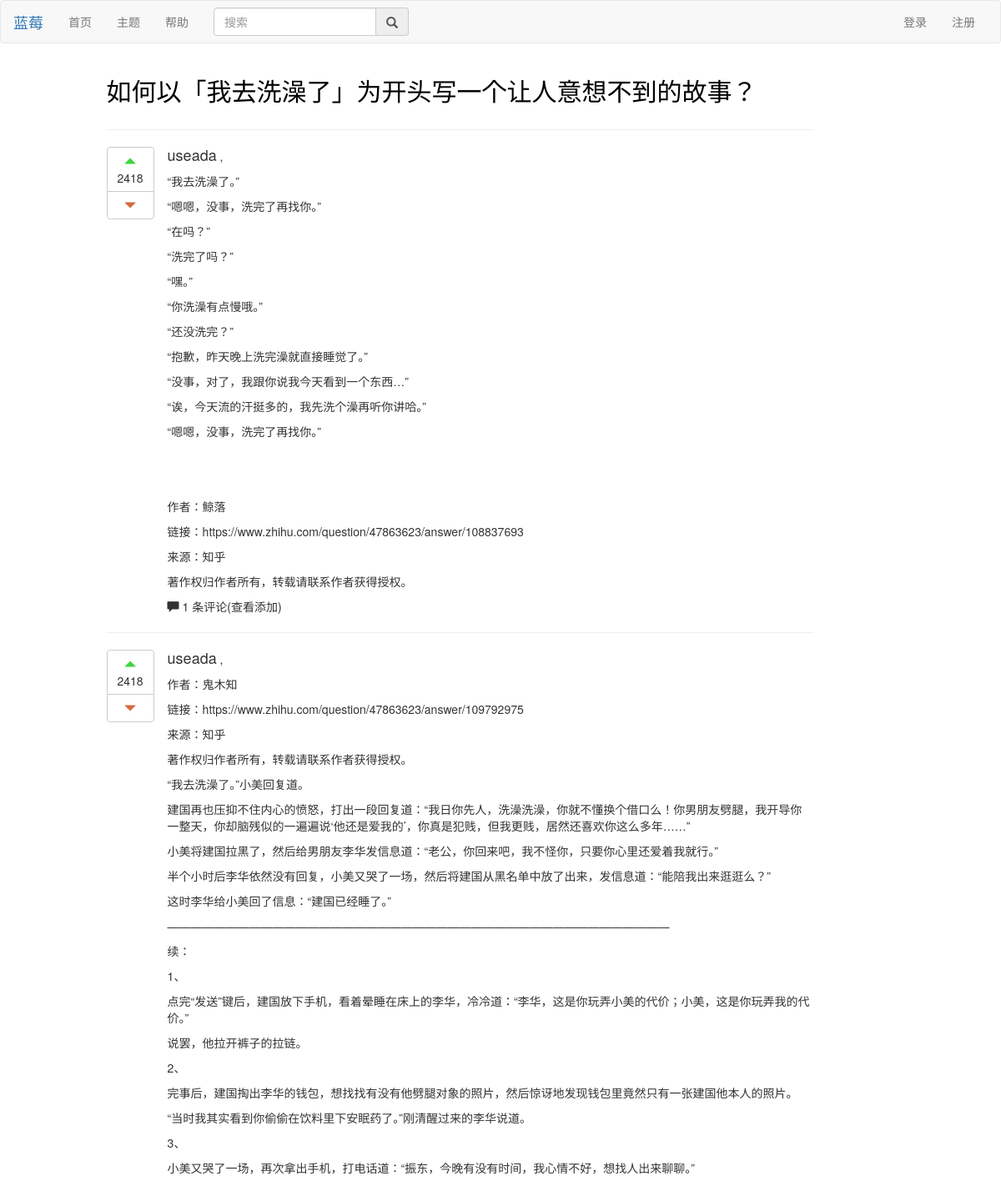
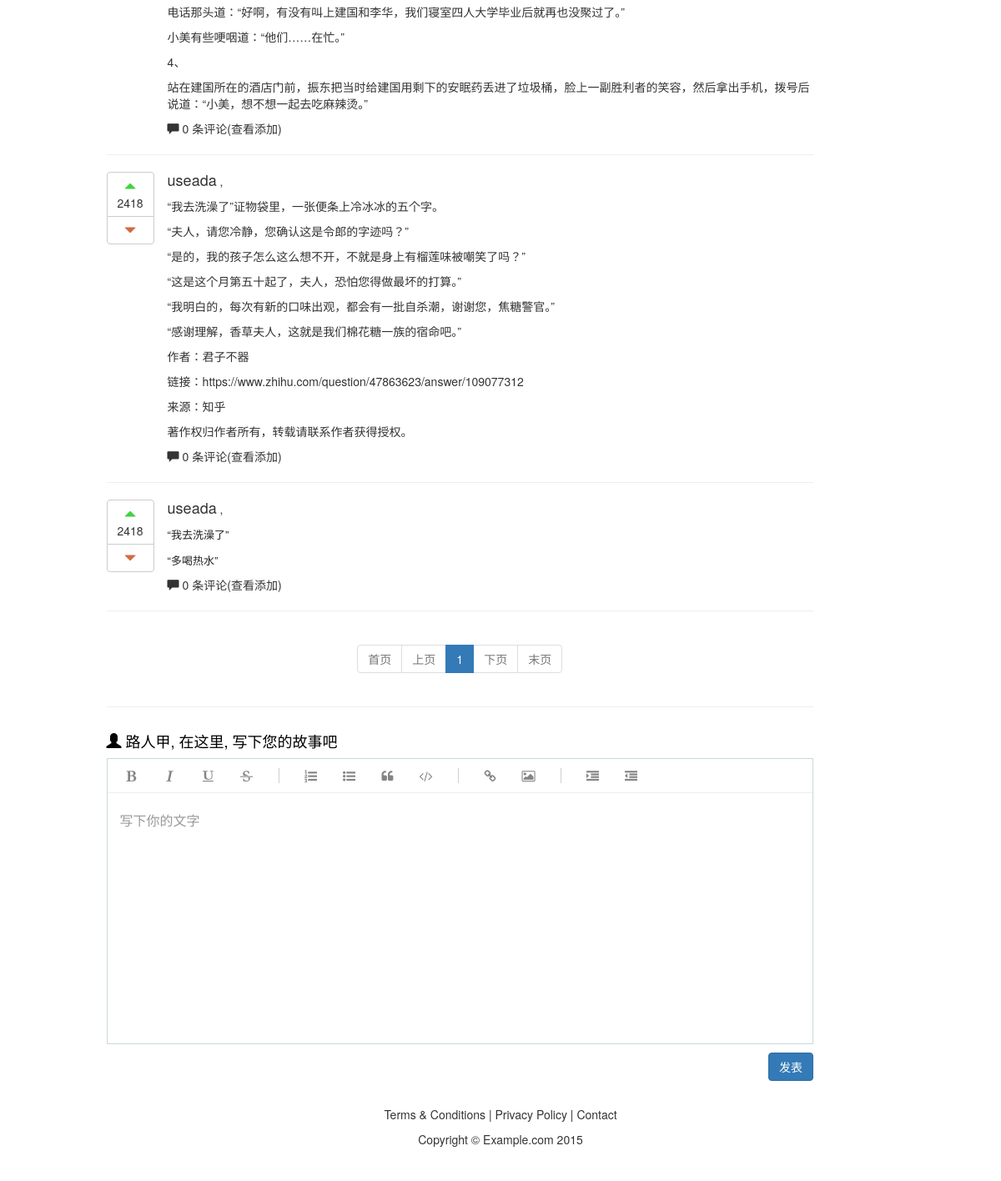
The page /focus/1/ on the database its author committed (2 pictures, top to bottom).
### focus/models.py (models this page shows, shortened)
@python_2_unicode_compatible
class Topic(models.Model):
    column = models.ForeignKey(Column, blank=True, null=True, verbose_name='belong to')
    author = models.ForeignKey('MyUser')
    content = models.CharField(max_length=256)
    pub_date = models.DateTimeField(auto_now_add=True, editable=True)
    update_date = models.DateTimeField(auto_now=True, null=True)
    published = models.BooleanField('notDraft', default=True)
    poll_num = models.IntegerField(default=0)
    comment_num = models.IntegerField(default=0)
    class Meta:
        verbose_name = 'topic'
        verbose_name_plural = 'topic'
    objects = TopicManager()

@python_2_unicode_compatible
class Article(models.Model):
    topic = models.ForeignKey(Topic, blank=True, null=True, verbose_name='belong to')
    author = models.ForeignKey('MyUser')
    content = models.TextField('content')
    pub_date = models.DateTimeField(auto_now_add=True, editable=True)
    update_time = models.DateTimeField(auto_now=True, null=True)
    published = models.BooleanField('notDraft', default=True)
    poll_num = models.IntegerField(default=0)
    comment_num = models.IntegerField(default=0)
    keep_num = models.IntegerField(default=0)
    class Meta:
        verbose_name = 'article'
        verbose_name_plural = 'article'
    objects = ArticleManager()

@python_2_unicode_compatible
class MyUser(AbstractBaseUser):
    email = models.EmailField(verbose_name='Email', max_length=255, unique=True, db_index=True)
    username = models.CharField(max_length=50, unique=True, db_index=True)
    is_active = models.BooleanField(default=True)
    is_admin = models.BooleanField(default=False)
    type = models.IntegerField(default=0)				# 类型，0本站，1微博登录
    sex = models.IntegerField(default=1)				# sex
    uid = models.CharField(max_length=50, null=True)				# weibo uid
    access_token = models.CharField(max_length=100, null=True)		# weibo access_token
    url = models.URLField(null=True)							    # 个人站点
    desc = models.CharField(max_length=2000, null=True)		        # 个人信息简介
    avatar = models.CharField(max_length=500, null=True)		    # 头像
    objects = UserManager()
    USERNAME_FIELD = 'email'
    REQUIRED_FIELDS = ['username']
    def __str__(self):
        return self.username
    class Meta:
        db_table = 'user'

### focus/views.py (the view)
# urls.py: url(r'^(?P<topic_id>[0-9]+)/$', views.topic_handler, name='topic'),
def topic_handler(request, topic_id, article_page=1):
    topic = get_object_or_404(Topic, id=topic_id)
    login_form = LoginForm()
    article_form = ArticleForm()
    comment_form = CommmentForm()
    article_set = Article.objects.query_by_topic(topic_id)
    article_paginator = Paginator(article_set, 5)
    try:
        article_list = article_paginator.page(article_page)
    except PageNotAnInteger:
        article_list = article_paginator.page(1)
        article_page = 1
    except EmptyPage:
        article_list = article_paginator.page(article_paginator.num_pages)
        article_page = article_paginator.num_pages
    for article in article_list:
        article.comment_list, article.comment_page_num, article.comment_page = get_comment(article, 1)
    topic.article_page = article_page
    topic.total_article_page = article_paginator.num_pages
    return render(request, 'topic_page.html', {
        'topic': topic,
        'login_form': login_form,
        'article_form': article_form,
        'article_list': article_list,
        'article_page_num': article_paginator.num_pages,
        'comment_form': comment_form,
    })

### focus/forms.py
class LoginForm(forms.Form):
    email = forms.EmailField()
    pwd = forms.CharField()

class ArticleForm(forms.Form):
    content = forms.CharField(label='', widget=forms.Textarea(attrs={"id":"editor", "placeholder": u"写下你的文字", "autofocus":"autofocus"}))

### focus/models.py (called while the page is built)
    def query_by_topic(self, topic_id):
        query = self.get_queryset().filter(topic_id=topic_id)
        return query

### focus/views.py (called while the page is built)
def get_comment(article, comment_page):
    comment_set = article.comment_set.get_queryset()
    comment_paginator = Paginator(comment_set, 1)
    try:
        comment_list = comment_paginator.page(comment_page)
        page = comment_page
    except PageNotAnInteger:
        comment_list = comment_paginator.page(1)
        page = 1
    except EmptyPage:
        comment_list = comment_paginator.page(comment_paginator.num_pages)
        page = comment_paginator.num_pages
    return comment_list, comment_paginator.num_pages, page

### focus/templates/topic_page.html (shortened to what this page needs)
{% include "header.html" %}
<div class="container-fluid">
    <div class="col-sm-1"></div>
    <div class="col-sm-9">
        <div class="row">
            <article class="col-xs-12">
                <h2>{{ topic.content }}</h2>
            </article>
        </div>
        <hr>
        {% for article in article_list %}
            <div class="row">
                <div class="col-xs-1">
                    <div>
                        <div class="btn-group-vertical" role="group" aria-label="...">
                            <button type="button" class="btn btn-default">
                                <div class="row">
                                    <div class="col-sm-12"><span class="glyphicon glyphicon-triangle-top" aria-hidden="true"style="color: rgb(64, 212, 64);"></span></div>
                                </div>
                                <div class="row">
                                    <div class="col-sm-12"><span class="count">2418</span></div>
                                </div>
                            </button>
                            <button type="button" class="btn btn-default">
                                <span class="glyphicon glyphicon-triangle-bottom" aria-hidden="true" style="color: rgb(212, 106, 64);"></span>
                            </button>
                        </div>
                    </div>
                </div>
                <article class="col-xs-11">
                    <p>
                        <span class="h4">{{ article.author }}</span> <span>, {{ article.author.profile }}</span>
                    </p>
                    <div id="article-{{ article.id }}">
                        <div id="article-{{ article.id }}-show">
                            {{ article.content | safe }}
                        </div>
                    </div>
                    <div class="row">
                        <div class="col-xs-12">
                            <a id="article-{{ article.id }}-comment-door" href="javascript:void(0);"> <span class="glyphicon glyphicon-comment"></span> {{ article.comment_num }} 条评论(查看添加)</a>
                        </div>
                    </div>
                    <div class="row">
                        <div class="col-xs-12">
                        </div>
                    </div>
                </article>
            </div>
            <hr>
        {% endfor %}
        {% if not article_list|length_is:0 %}
        <div class="row">
            <div class="col-xs-12" id="article-page">
            </div>
        </div>
        {% else %}
            <p class="bg-success text-muted">你来到了一块尚未被开发的处女地</p>
        {% endif %}
        <hr>
        <div class="row">
            <div class="col-xs-12">
                {% if request.user.is_authenticated %}
                    <h4>
                        <span class="glyphicon glyphicon-user text-primary"></span>
                        <span class="text-primary"> {{ user }}</span>, 在这里, 写下您的故事吧
                    </h4>
                {% else %}
                    <h4><span class="glyphicon glyphicon-user"></span> 路人甲, 在这里, 写下您的故事吧</h4>
                {% endif %}
            </div>
        </div>
        <div class="row">
            <div class="col-xs-12">
                <form action="/focus/add_article/{{ topic.id }}/" method="post">
                    {{ article_form.as_p }}
                    <div class="pull-right">
                        <input class="btn btn-primary" type="submit" value="发表" />
                    </div>
                </form>
            </div>
        </div>
        {% load staticfiles %}
        <link rel="stylesheet" type="text/css" href="{% static "simditor-2.3.6/styles/simditor.css" %}" />
    </div>
    <div class="col-sm-2"></div>
</div>
{% include "footer.html" %}

### focus/static/css/custom.css (style rules this page uses)
h1, h2, h3, h4, h5, h6 { color: black; }
a, a:visited, a:active { text-decoration: none; color: inherit; }

### rows shown on the page
Topic: content "如何以「我去洗澡了」为开头写一个让人意想不到的故事？"
Article: author "useada", content "“我去洗澡了。” “嗯嗯，没事，洗完了再找你。” “在吗？” “洗完了吗？” “嘿。” “你洗澡有点慢哦。” “还没洗完？” “抱歉，昨天晚上洗完澡就直接睡觉了。” “没事，对了，我跟你说我今天看到一个东西…” “诶，今天流的汗挺多的，我先洗个澡再听你讲哈。” “嗯嗯，没事，洗完了再找你。” 作者：鲸落 链接： https://www.zhihu.com/question/47863623/answer/108837693 来源：知乎 著作权归作者所有，转载请联系作者获得授权。", comment_num "1"
Article: author "useada", content "作者：鬼木知 链接： https://www.zhihu.com/question/47863623/answer/109792975 来源：知乎 著作权归作者所有，转载请联系作者获得授权。 “我去洗澡了。”小美回复道。 建国再也压抑不住内心的愤怒，打出一段回复道：“我日你先人，洗澡洗澡，你就不懂换个借口么！你男朋友劈腿，我开导你一整天，你却脑残似的一遍遍说‘他还是爱我的’，你真是犯贱，但我更贱，居然还喜欢你这么多年……” 小美将建国拉黑了，然后给男朋友李华发信息道：“老公，你回来吧，我不怪你，只要你心里还爱着我就行。” 半个小时后李华依然没有回复，小美又哭了一场，然后将建国从黑名单中放了出来，发信息道：“能陪我出来逛逛么？” 这时李华给小美回了信息：“建国已经睡了。” ——————————————————————————————————————————— 续： 1、 点完“发送”键后，建国放下手机，看着晕睡在床上的李华，冷冷道：“李华，这是你玩弄小美的代价；小美，这是你玩弄我的代价。” 说罢，他拉开裤子的拉链。 2、 完事后，建国掏出李华的钱包，想找找有没有他劈腿对象的照片，然后惊讶地发现钱包里竟然只有一张建国他本人的照片。 “当时我其实看到你偷偷在饮料里下安眠药了。”刚清醒过来的李华说道。 3、 小美又哭了一场，再次拿出手机，打电话道：“振东，今晚有没有时间，我心情不好，想找人出来聊聊。” 电话那头道：“好啊，有没有叫上建国和李华，我们寝室四人大学毕业后就再也没聚过了。” 小美有些哽咽道：“他们……在忙。” 4、…", comment_num "0"
Article: author "useada", content "“我去洗澡了”证物袋里，一张便条上冷冰冰的五个字。 “夫人，请您冷静，您确认这是令郎的字迹吗？” “是的，我的孩子怎么这么想不开，不就是身上有榴莲味被嘲笑了吗？” “这是这个月第五十起了，夫人，恐怕您得做最坏的打算。” “我明白的，每次有新的口味出观，都会有一批自杀潮，谢谢您，焦糖警官。” “感谢理解，香草夫人，这就是我们棉花糖一族的宿命吧。” 作者：君子不器 链接： https://www.zhihu.com/question/47863623/answer/109077312 来源：知乎 著作权归作者所有，转载请联系作者获得授权。", comment_num "0"
Article: author "useada", content "“我去洗澡了” “多喝热水”", comment_num "0"
